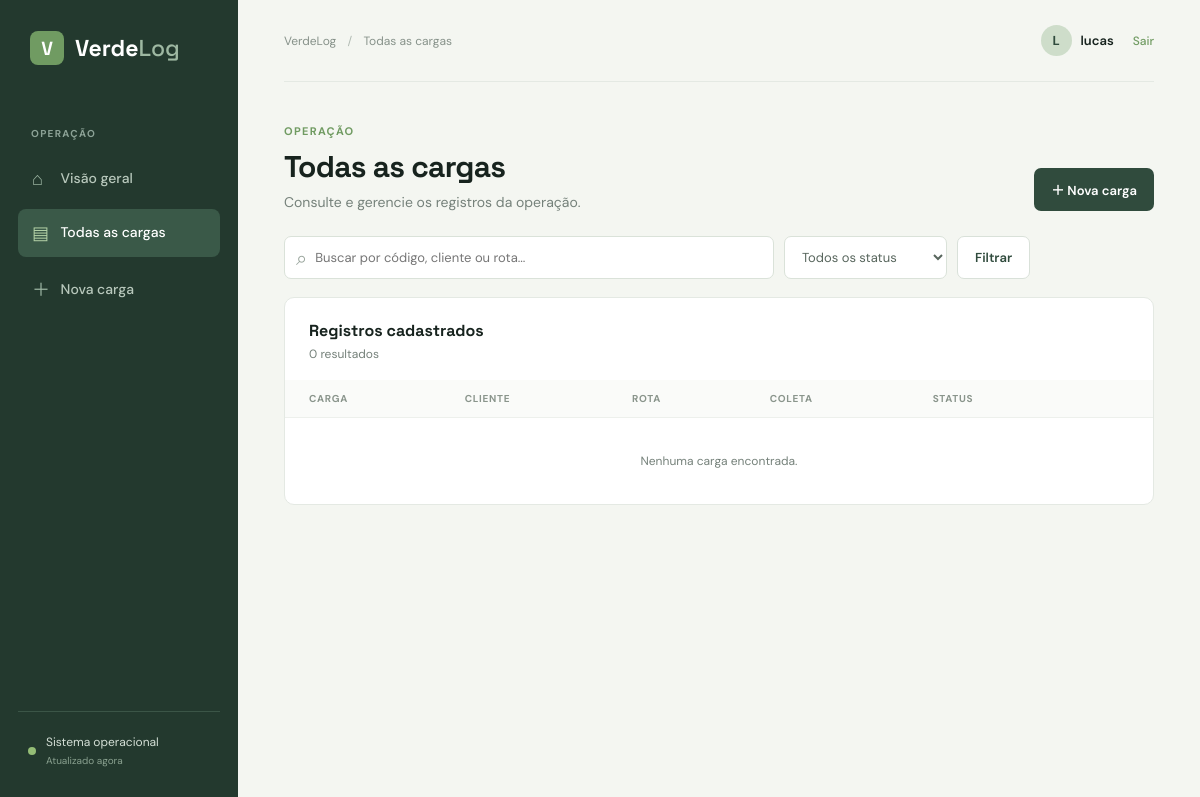
/cargas/ (signed in), run on an earlier commit of the app's database.
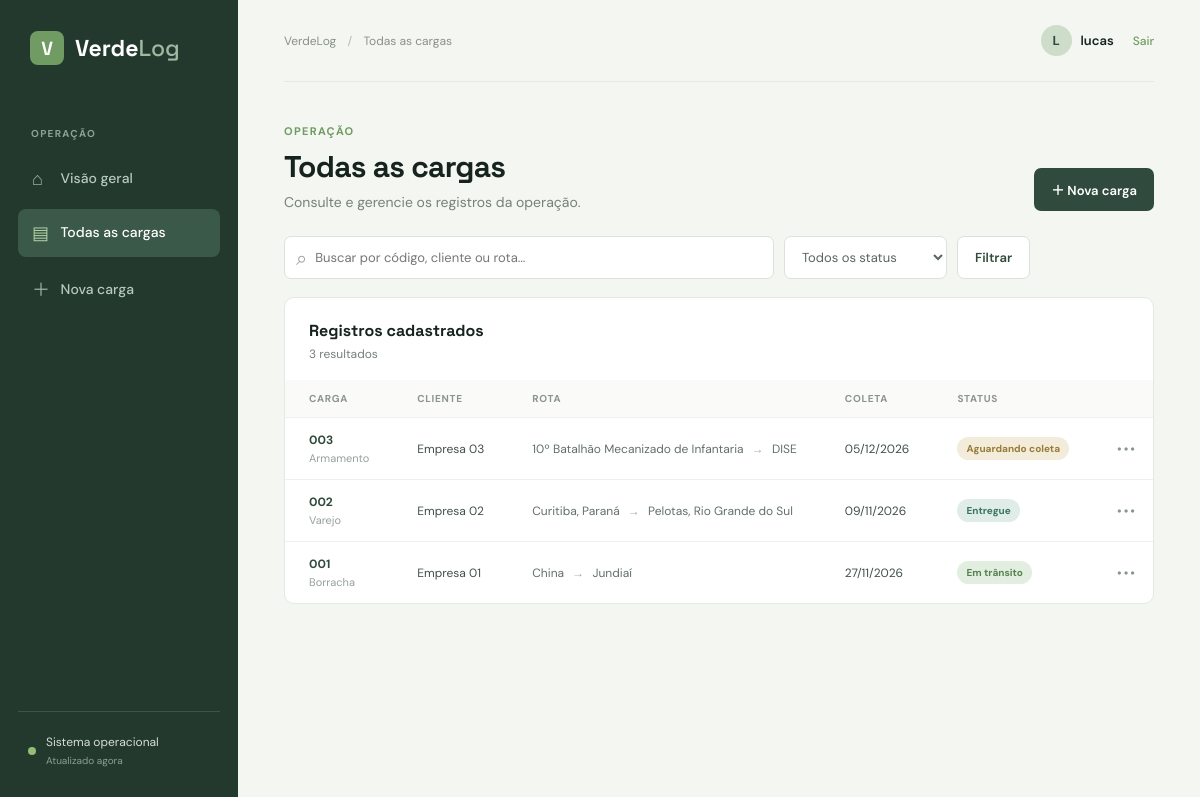
And on a later commit of the database.
### cargas/models.py (models this page shows, shortened)
class Carga(models.Model):
    class Status(models.TextChoices):
        AGUARDANDO = 'aguardando', 'Aguardando coleta'
        EM_TRANSITO = 'em_transito', 'Em trânsito'
        ENTREGUE = 'entregue', 'Entregue'
        CANCELADA = 'cancelada', 'Cancelada'
    codigo = models.CharField('código', max_length=20, unique=True)
    descricao = models.CharField('descrição da carga', max_length=160)
    cliente = models.CharField('cliente', max_length=120)
    origem = models.CharField('origem', max_length=120)
    destino = models.CharField('destino', max_length=120)
    tipo = models.CharField('tipo de carga', max_length=80)
    peso = models.DecimalField('peso (kg)', max_digits=10, decimal_places=2)
    valor = models.DecimalField('valor da carga', max_digits=12, decimal_places=2)
    data_coleta = models.DateField('data prevista para coleta')
    status = models.CharField(
        'status',
        max_length=20,
        choices=Status.choices,
        default=Status.AGUARDANDO,
    )
    observacoes = models.TextField('observações', blank=True)
    criado_em = models.DateTimeField('criado em', auto_now_add=True)
    atualizado_em = models.DateTimeField('atualizado em', auto_now=True)
    class Meta:
        ordering = ['-criado_em']
        verbose_name = 'carga'
        verbose_name_plural = 'cargas'
    def get_absolute_url(self):
        return reverse('cargas:detalhe', kwargs={'pk': self.pk})

### cargas/views.py (the view)
# urls.py: path('cargas/', views.lista, name='lista'),
@login_required
def lista(request):
    cargas, busca, status = _filtrar_cargas(request)
    return render(request, 'cargas/lista.html', {
        'cargas': cargas, 'busca': busca, 'status_selecionado': status,
        'status_choices': Carga.Status.choices,
    })

### cargas/views.py (called while the page is built, shortened)
def _filtrar_cargas(request):
    cargas = Carga.objects.all()
    busca = request.GET.get('q', '').strip()
    status = request.GET.get('status', '').strip()
    if status in Carga.Status.values:
        cargas = cargas.filter(status=status)
    return cargas, busca, status

### templates/cargas/lista.html (shortened to what this page needs)
{% extends 'base.html' %}
{% block breadcrumb %}Todas as cargas{% endblock %}
{% block content %}
<div class="page-heading compact"><div><p class="eyebrow">Operação</p><h1>Todas as cargas</h1><p class="subtitle">Consulte e gerencie os registros da operação.</p></div><a class="button primary" href="{% url 'cargas:criar' %}">＋ Nova carga</a></div>
<form class="filters" method="get"><div class="search-box">⌕<input name="q" value="{{ busca }}" placeholder="Buscar por código, cliente ou rota..."></div><select name="status"><option value="">Todos os status</option></select><button class="button secondary" type="submit">Filtrar</button></form>
<section class="panel"><div class="panel-heading"><div><h2>Registros cadastrados</h2><p>{{ cargas|length }} resultado{{ cargas|length|pluralize:"s" }}</p></div></div>{% include 'cargas/_table.html' %}</section>
{% endblock %}

### templates/cargas/_table.html
<div class="table-wrap"><table><thead><tr><th>Carga</th><th>Cliente</th><th>Rota</th><th>Coleta</th><th>Status</th><th></th></tr></thead><tbody>
{% for carga in cargas %}<tr><td><a class="code-link" href="{{ carga.get_absolute_url }}">{{ carga.codigo }}</a><span class="table-secondary">{{ carga.descricao }}</span></td><td>{{ carga.cliente }}</td><td><span class="route">{{ carga.origem }} <b>→</b> {{ carga.destino }}</span></td><td>{{ carga.data_coleta|date:"d/m/Y" }}</td><td><span class="badge {{ carga.status }}">{{ carga.get_status_display }}</span></td><td><a class="row-action" href="{{ carga.get_absolute_url }}">•••</a></td></tr>
{% empty %}<tr><td colspan="6" class="empty">Nenhuma carga encontrada.</td></tr>{% endfor %}
</tbody></table></div>

What changed in the data, as far as the page shows it:
added Carga: codigo "003", descricao "Armamento", cliente "Empresa 03", origem "10º Batalhão Mecanizado de Infantaria", destino "DISE", data_coleta "05/12/2026", status "Aguardando coleta"
added Carga: codigo "002", descricao "Varejo", cliente "Empresa 02", origem "Curitiba, Paraná", destino "Pelotas, Rio Grande do Sul", data_coleta "09/11/2026", status "Entregue"
added Carga: codigo "001", descricao "Borracha", cliente "Empresa 01", origem "China", destino "Jundiaí", data_coleta "27/11/2026", status "Em trânsito"
Also different on the page:
{{ cargas|length }}: "0" → "3"
text no longer shown: "Nenhuma carga encontrada."
